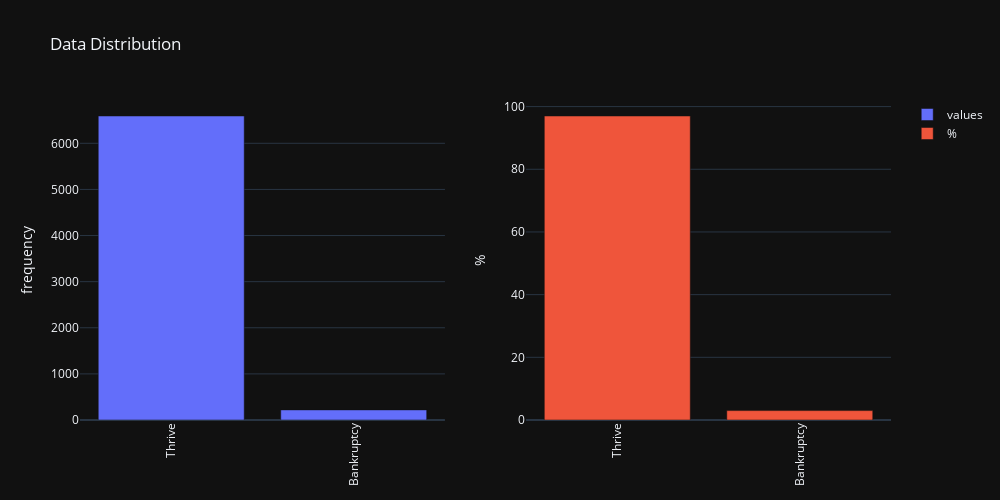

The cell this chart's notebook holds for it:
### Code cell
def plot_bar(data1: pd.Series, data2: pd.Series, title:str, 
index1:Optional[list]=None, index2:Optional[list]=None,custom_index:bool=False) -> go.Figure:
    """
    Uses plotly to plot bar charts with a simplified interface
    """
    fig=make_subplots(1,2)
    
    if custom_index:
        fig.append_trace(go.Bar(x=index1, y=data1.values,
        name="values"), row=1, col=1)

        fig.append_trace(go.Bar(x=index2, 
                    y=np.round(data2.values,2)*100,
                    name="%"),
                    row=1, col=2)
   
    else:
        fig.append_trace(go.Bar(x=data1.index, y=data1.values,
        name="values"), row=1, col=1)

        fig.append_trace(go.Bar(x=data2.index, 
                    y=np.round(data2.values,2)*100,
                    name="%"),
                    row=1, col=2)

    fig.update_layout(title=title,width=1000, height=500,
    yaxis_title="frequency",yaxis2_title="%",
    xaxis_tickangle=-90,xaxis2_tickangle=-90)
    
    fig.show()

def get_dist(data:pd.DataFrame, col:str)-> Tuple[pd.DataFrame, pd.DataFrame]:
    perc = data[col].value_counts(normalize=True)
    num = data[col].value_counts()
    return (num, perc)

target_dist_num, target_dist_perc = get_dist(data=data_nomsn,col="Bankruptcy")
target_index = ["Thrive","Bankruptcy"]
plot_bar(target_dist_num,target_dist_perc,title="Data Distribution", custom_index=True, 
index1=target_index,index2=target_index)

### Figure 1 — Plotly figure (JSON) as saved in the notebook; plotly's stock layout.template omitted (floating-point values rounded to 4 significant figures)
{"data": [{"name": "values", "type": "bar", "x": ["Thrive", "Bankruptcy"], "xaxis": "x", "y": [6592, 219], "yaxis": "y"}, {"name": "%", "type": "bar", "x": ["Thrive", "Bankruptcy"], "xaxis": "x2", "y": [97, 3], "yaxis": "y2"}], "layout": {"height": 500, "title": {"text": "Data Distribution"}, "width": 1000, "xaxis": {"anchor": "y", "domain": [0, 0.45], "tickangle": -90}, "xaxis2": {"anchor": "y2", "domain": [0.55, 1], "tickangle": -90}, "yaxis": {"anchor": "x", "domain": [0, 1], "title": {"text": "frequency"}}, "yaxis2": {"anchor": "x2", "domain": [0, 1], "title": {"text": "%"}}}}
